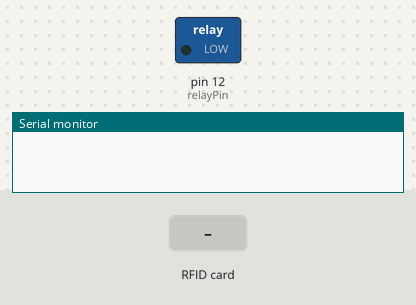
Recording of a sketch running on a simulated Arduino Uno, built with avr-gcc and run on an emulated ATmega328P. Parts: switched loads named in the sketch (green lamp = pin HIGH), the last lines printed to the serial monitor. Inputs (shaded band) come from the test bench.

Above: at 1.2 s.
1.3 s: RFID card 5E 7A 19 C4 held to the reader
At 2.0 s:
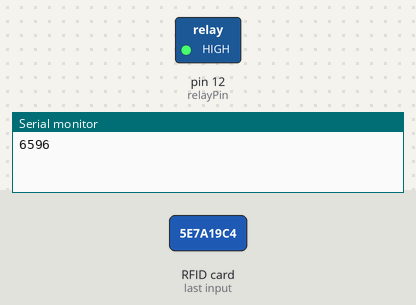
Timing chart, 0 to 5.8 s (numbered marks = the images above; inputs shaded):
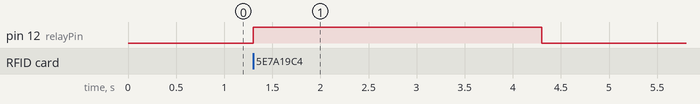

The sketch:

hodor_rfid.ino
```cpp
#include <Wiegand.h>

WIEGAND wg;

int relayPin = 12;
int cards[] = {}; //insert comma-separated list of authorized rfid cards

void setup() {
    Serial.begin(9600);
    wg.begin();
    pinMode(relayPin, OUTPUT);
    digitalWrite(relayPin, LOW);
}

void loop() {
    if(wg.available())
    {
        int card = wg.getCode();
        Serial.println(card);
        for (int i = 0; i < 25; i++){
          if (card == cards[i]){
             digitalWrite(relayPin, HIGH);
             delay(3000);
             digitalWrite(relayPin, LOW);
             delay(3000);
             }
        }
    }
}
```

Measured:
- after the input at 1.3 s, pin 12 (relayPin): LOW → HIGH at once, → LOW 3.0 s later
